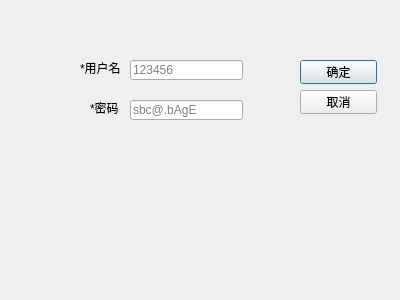
<?xml version="1.0" encoding="UTF-8"?>
<ui version="4.0">
 <class>Dialog</class>
 <widget class="QDialog" name="Dialog">
  <property name="geometry">
   <rect>
    <x>0</x>
    <y>0</y>
    <width>400</width>
    <height>300</height>
   </rect>
  </property>
  <property name="windowTitle">
   <string>Dialog</string>
  </property>
  <widget class="QLabel" name="label">
   <property name="geometry">
    <rect>
     <x>80</x>
     <y>60</y>
     <width>41</width>
     <height>16</height>
    </rect>
   </property>
   <property name="text">
    <string>*用户名</string>
   </property>
  </widget>
  <widget class="QLineEdit" name="user_name_input">
   <property name="geometry">
    <rect>
     <x>130</x>
     <y>60</y>
     <width>113</width>
     <height>20</height>
    </rect>
   </property>
   <property name="text">
    <string/>
   </property>
   <property name="placeholderText">
    <string>123456</string>
   </property>
  </widget>
  <widget class="QLabel" name="label_2">
   <property name="geometry">
    <rect>
     <x>90</x>
     <y>100</y>
     <width>31</width>
     <height>16</height>
    </rect>
   </property>
   <property name="text">
    <string>*密码</string>
   </property>
  </widget>
  <widget class="QLineEdit" name="user_password_input">
   <property name="geometry">
    <rect>
     <x>130</x>
     <y>100</y>
     <width>113</width>
     <height>20</height>
    </rect>
   </property>
   <property name="text">
    <string/>
   </property>
   <property name="echoMode">
    <enum>QLineEdit::Password</enum>
   </property>
   <property name="placeholderText">
    <string>sbc@.bAgE</string>
   </property>
  </widget>
  <widget class="QWidget" name="">
   <property name="geometry">
    <rect>
     <x>300</x>
     <y>60</y>
     <width>77</width>
     <height>54</height>
    </rect>
   </property>
   <layout class="QVBoxLayout" name="verticalLayout">
    <item>
     <widget class="QPushButton" name="yes_pushButton">
      <property name="text">
       <string>确定</string>
      </property>
     </widget>
    </item>
    <item>
     <widget class="QPushButton" name="no_pushButton">
      <property name="text">
       <string>取消</string>
      </property>
     </widget>
    </item>
   </layout>
  </widget>
 </widget>
 <resources/>
 <connections/>
</ui>
